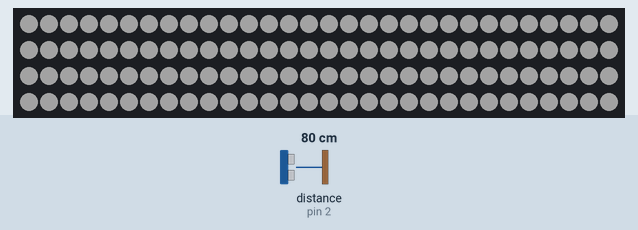
Simulated run of this sketch. Board: Arduino Uno, built with avr-gcc and run on an emulated ATmega328P. Parts: 120 RGB LEDs in strip order, left to right, continuing on the next row. Wiring (inferred from the names in the program): ultrasonic range finder: trigger pin 3; echo pin 2. Inputs (shaded band) come from the test bench; at power-on: distance to the obstacle (sensor on pin 2) 80 cm. The echo pulse lasts 58.3 µs per cm; dim RGB values are drawn brighter than linear; what the sketch prints to the serial monitor is not drawn.

Above: at 4.7 s.

The sketch:

Mirror.ino
```cpp
//gesture sensor library file
#include "Adafruit_APDS9960.h"
Adafruit_APDS9960 apds;

//LED library file and LED set up
#include <FastLED.h>
#define LED_PIN     7
#define NUM_LEDS    120
CRGB leds[NUM_LEDS];


//distance sensor set up
// defines pins numbers
const int trigPin = 3;
const int echoPin = 2;
// defines variables
long duration;
int distance;
int brightness = 0; // 0 <= brightness <= 255

void setup() {
  // set up LED lights and show it in monitor window
   FastLED.addLeds<WS2812, LED_PIN, GRB>(leds, NUM_LEDS);
   Serial.begin(115200);

  // set up gesture sensor and show it in monitor window
  if(!apds.begin()){
    Serial.println("failed to initialize device! Please check your wiring.");
  }
  else Serial.println("Device initialized!");

    apds.enableProximity(true);
    apds.enableGesture(true);

  // set up distance sensor
    pinMode(trigPin, OUTPUT);
    pinMode(echoPin, INPUT);

  //start the LEDs
   for(int i = 0; i<NUM_LEDS; i++){
       leds[i] = CRGB(60,60,60);
       FastLED.show();
    }
}

void loop() {

   // Clears the trigPin
  digitalWrite(trigPin, LOW);
  delayMicroseconds(2);
// Sets the trigPin on HIGH state for 10 micro seconds
  digitalWrite(trigPin, HIGH);
  delayMicroseconds(10);
  digitalWrite(trigPin, LOW);
// Reads the echoPin, returns the sound wave travel time in microseconds
  duration = pulseIn(echoPin, HIGH);
// Calculating the distance
  distance= duration*0.034/2;
// Prints the distance on the Serial Monitor
  Serial.print("Distance: ");
  if(distance < 2000) Serial.println(distance);
  else Serial.println("Invalid");

// //Disco ---- other versions of the lighting
//  int k = 0;
//  while(true){
//    int i = k % NUM_LEDS;
//    int r = k % 256;
//    int g = (int) (1.5 * k) % 256;
//    int b = (int) (2.5 * k) % 256;
//    leds[i] = CRGB(r,g,b);
//    FastLED.show();
//    k++;
//  }

  //Color temperature ---- other versions of the lighting
//  int m = 0;
//  while(distance<10){
//    digitalWrite(trigPin, LOW);
//    delayMicroseconds(2);
//    digitalWrite(trigPin, HIGH);
//    delayMicroseconds(10);
//    digitalWrite(trigPin, LOW);
//    duration = pulseIn(echoPin, HIGH);
//    distance= duration*0.034/2;
//    Serial.print("Distance: ");
//    Serial.println(distance);
//
//    int r = 255;
//    int g = 135 + (m % 6) * 24;
//    int b = 15 + (m % 6) * 48;
//    for(int i = 0; i<NUM_LEDS; i++){
//       leds[i] = CRGB(r,g,b);
//       FastLED.show();
//    }
//    delay(100);
//    m++;
//  }

// when user approaching the mirror, LEDs light up
  if(distance >= 50 && distance <= 180 && brightness < 5){
    for(int i=0;i<=150;i++){
      brightness++;
      delay(20);
      FastLED.setBrightness(brightness);
      FastLED.show();
      if(brightness == 150) break;
    }
  }
// when user leaving the mirror, LED light down and turn off
  if(distance > 180 && distance < 2000 && brightness > 5){
    for(int i=0;i<=256;i++){
      brightness--;
      delay(20);
      FastLED.setBrightness(brightness);
      FastLED.show();
      if(brightness == 0 ) break;
    }
  }

  // show the gesture sensor signals in monitor window
    uint8_t gesture = apds.readGesture();
    if(gesture == APDS9960_DOWN) Serial.println("v");
    if(gesture == APDS9960_UP) Serial.println("^");
    if(gesture == APDS9960_LEFT) Serial.println("<");
    if(gesture == APDS9960_RIGHT) Serial.println(">");

  // connect gesture with the brightness of LEDs, when move between left and right, brightness goes down, when move up and down, brightness goes up
    if(gesture == APDS9960_DOWN) {
      if(brightness > 235) brightness = 255;
      else brightness += 20;
    }
    if(gesture == APDS9960_UP) {
      if(brightness > 235) brightness = 255;
      else brightness += 20;
    }
    if(gesture == APDS9960_LEFT) {
      if(brightness < 20) brightness = 0;
      else brightness -= 20;
    }
    if(gesture == APDS9960_RIGHT) {
      if(brightness < 20) brightness = 0;
      else brightness -= 20;
    }
    Serial.println(brightness);

    //if(brightness < 10) break();

    FastLED.setBrightness(brightness);
    FastLED.show();


}
```
